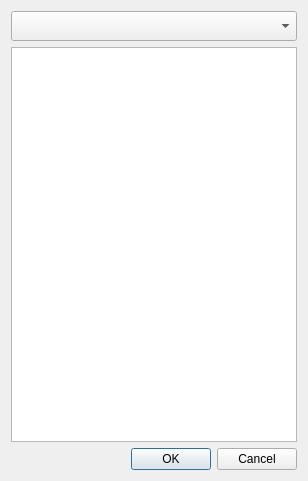
<?xml version="1.0" encoding="UTF-8"?>
<ui version="4.0">
 <class>Dialog</class>
 <widget class="QDialog" name="Dialog">
  <property name="enabled">
   <bool>true</bool>
  </property>
  <property name="geometry">
   <rect>
    <x>0</x>
    <y>0</y>
    <width>308</width>
    <height>481</height>
   </rect>
  </property>
  <property name="windowTitle">
   <string>Options</string>
  </property>
  <property name="locale">
   <locale language="English" country="UnitedStates"/>
  </property>
  <layout class="QVBoxLayout" name="verticalLayout">
   <item>
    <widget class="QComboBox" name="comboBox">
     <property name="minimumSize">
      <size>
       <width>0</width>
       <height>30</height>
      </size>
     </property>
    </widget>
   </item>
   <item>
    <widget class="QTableWidget" name="table"/>
   </item>
   <item>
    <widget class="QDialogButtonBox" name="buttonBox">
     <property name="orientation">
      <enum>Qt::Horizontal</enum>
     </property>
     <property name="standardButtons">
      <set>QDialogButtonBox::Cancel|QDialogButtonBox::Ok</set>
     </property>
    </widget>
   </item>
  </layout>
 </widget>
 <resources/>
 <connections>
  <connection>
   <sender>buttonBox</sender>
   <signal>accepted()</signal>
   <receiver>Dialog</receiver>
   <slot>accept()</slot>
   <hints>
    <hint type="sourcelabel">
     <x>248</x>
     <y>254</y>
    </hint>
    <hint type="destinationlabel">
     <x>157</x>
     <y>274</y>
    </hint>
   </hints>
  </connection>
  <connection>
   <sender>buttonBox</sender>
   <signal>rejected()</signal>
   <receiver>Dialog</receiver>
   <slot>reject()</slot>
   <hints>
    <hint type="sourcelabel">
     <x>316</x>
     <y>260</y>
    </hint>
    <hint type="destinationlabel">
     <x>286</x>
     <y>274</y>
    </hint>
   </hints>
  </connection>
 </connections>
</ui>
